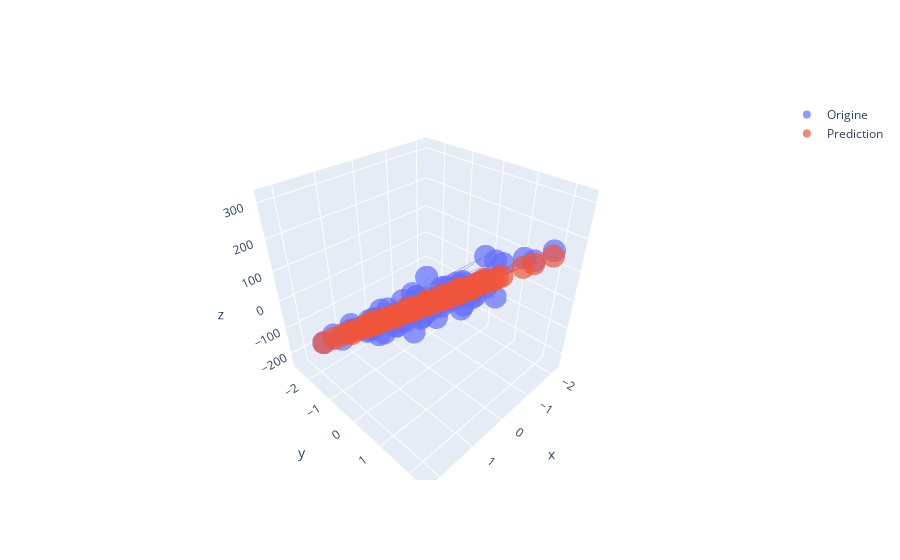

Write notebook code for a chart like this one.
### Markdown cell above
**Exercise :** 
Create a predictions variable that contains model(X, theta_final).

### Code cell
import matplotlib.pyplot as plt
import pandas as pd
import plotly.express as px 
#from plotly.subplots import make_subplots
import plotly.graph_objects as go

predictions = model(x, theta_final)
#plt.scatter(x, y)
#plt.plot(x, predictions, c='r')
df["predictions"] = predictions
df.head()
fig = make_subplots(rows=1, cols=2, column_widths=[0.7, 0.3])


fig.add_trace(go.Scatter3d( x=df['x_1'], y=df['x_2'],z = df['y'], name = "Origine",opacity=0.7,)) 
fig.add_trace(go.Scatter3d( x=df['x_1'], y=df['x_2'],z = df['predictions'], name = "Prediction",opacity=0.7)) 
fig.update_traces(line_width=0, selector=dict(type='scatter3d'))
#fig.add_trace(go.Scatter3d(data_frame=df, x='x_1', y='x_2',z = 'p)redictions', color = 'y', range_color = [0, 100]))
#fig = px.scatter_3d(data_frame=df, x='x_1', y='x_2',z = 'y', color = 'y', range_color = [0, 100]) 
#fig = px.scatter_3d(data_frame=df, x='x_1', y='x_2',z = 'predictions', color = 'y', range_color = [0, 100])
fig.show()
